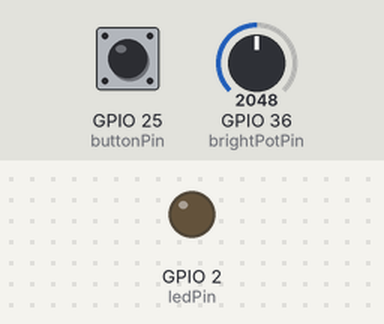
A sketch run on a simulated ESP32. Parts: output pins drawn as LEDs (lit = HIGH). The test bench sets the inputs (shaded band); at power-on: GPIO 25 (buttonPin) LOW, GPIO 36 (brightPotPin) = 2048.

Above: at 1.2 s.
1.3 s: GPIO 25 (buttonPin) pulled HIGH for 0.15 s
At 2.5 s:
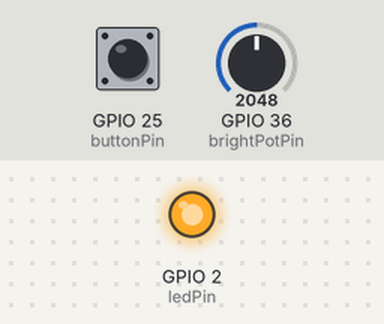
2.9 s: GPIO 36 (brightPotPin) set to 491
At 3.6 s:
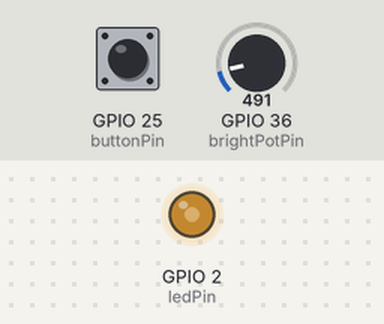
4.4 s: GPIO 36 (brightPotPin) set to 1228
At 4.8 s:
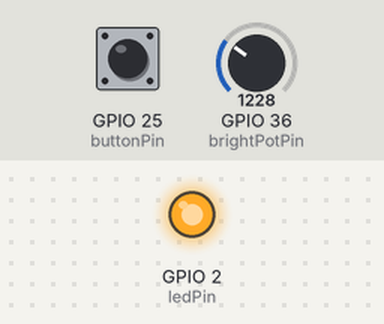
5.9 s: GPIO 25 (buttonPin) pulled HIGH for 1 s
At 7.3 s:
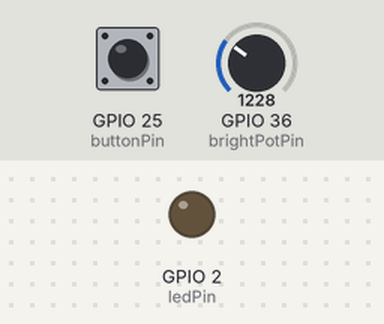
8.4 s: GPIO 25 (buttonPin) pulled HIGH for 3.2 s
At 9.2 s:
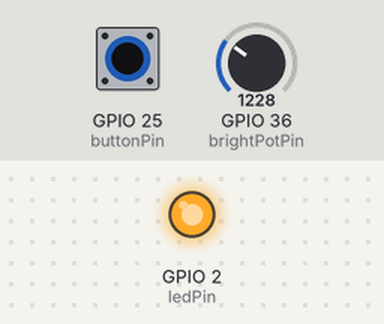
13.1 s: GPIO 36 (brightPotPin) set to 0
At 13.8 s:
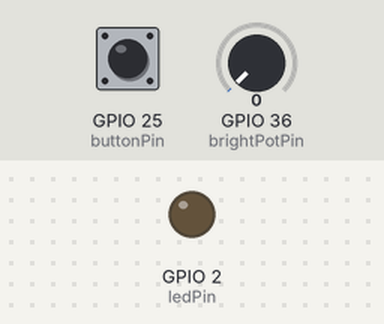
Timing chart, 0 to 15.6 s (numbered marks = the images above; inputs shaded):
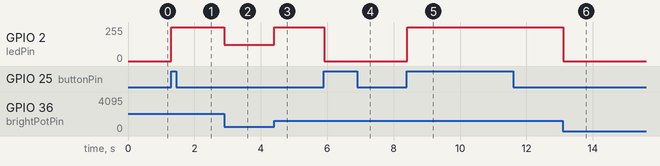

The sketch:

push_onoff_switch.ino
```cpp
int ledPin = 2;
int buttonPin = 25;

int brightPotPin = A0;
int brightPotValue = 0;
int brightnessLed = 0;

int commit = 1;
int commitAgain = 2;

bool buttonState = LOW;
bool lastButtonState = LOW;
bool buttonOn = false;

void setup() {
  pinMode(ledPin, OUTPUT);
  pinMode(buttonPin, INPUT);
}

void loop() {
  brightPotValue = analogRead(A0);
  brightnessLed = map(brightPotValue, 0, 1023, 0, 255);
  lastButtonState = buttonState;
  buttonState = digitalRead(buttonPin);

  if (lastButtonState == LOW and buttonState == HIGH) {
    buttonOn = !buttonOn;
    delay(5);
  } else if (lastButtonState == HIGH and buttonState == LOW) {
    delay(5);
  }

  if (buttonOn == true) {
    analogWrite(ledPin, brightnessLed);
  }
  else {
    analogWrite(ledPin, 0);
  }
}
```

Measured:
- after the input at 1.3 s, GPIO 2 (ledPin): 0/255 → 255/255 at once
- after the input at 2.9 s, GPIO 2 (ledPin): 255/255 → 122/255 at once
- after the input at 4.4 s, GPIO 2 (ledPin): 122/255 → 255/255 at once
- after the input at 5.9 s, GPIO 2 (ledPin): 255/255 → 0/255 at once
- after the input at 8.4 s, GPIO 2 (ledPin): 0/255 → 255/255 at once
- after the input at 13.1 s, GPIO 2 (ledPin): 255/255 → 0/255 at once
